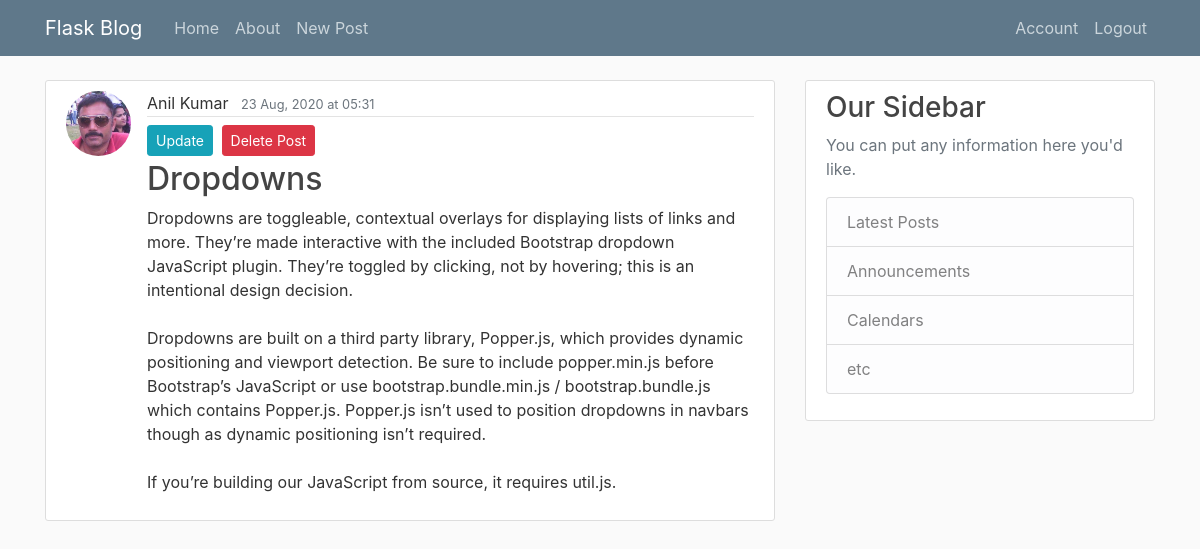
/post/11 (signed in), run on the app's committed database.
### blog/models.py (models this page shows, shortened)
class User (db.Model, UserMixin):
    id = db.Column(db.Integer, primary_key = True)
    username = db.Column(db.String(20), unique = True, nullable = False)
    email = db.Column(db.String(120), unique=True, nullable=False)
    image_file = db.Column(db.String(20), nullable=False, default = 'default.jpg')
    password = db.Column(db.String(60), nullable=False)
    posts = db.relationship('Post', backref = 'author', lazy = True)

class Post(db.Model):
    id = db.Column('post_id', db.Integer, primary_key=True)
    title = db.Column(db.String(120),  nullable=False)
    date_posted = db.Column(db.DateTime, nullable=False, default = datetime.utcnow)
    contents = db.Column(db.Text, nullable = False)
    user_id = db.Column(db.Integer, db.ForeignKey('user.id'), nullable = False)

### blog/routes.py (the view)
@app.route('/post/<int:post_id>')
@login_required
def post(post_id):
    post = Post.query.get_or_404(post_id)
    return render_template('post.html', title=post.title, post = post, date_format=date_format)

### blog/models.py (called while the page is built)
@login_manager.user_loader
def load_user(user_id):
    return User.query.get(int(user_id))

### blog/routes.py (called while the page is built)
def date_format(mydate):
    mydate = mydate.replace(tzinfo=pytz.UTC)
    mydate = mydate.replace(tzinfo=pytz.UTC)
    return mydate.astimezone(tzlocal()).strftime('%d %b, %Y at %H:%M')

### blog/templates/post.html (shortened to what this page needs)
{% extends "layout.html" %}
{% block content %}
<article class="media content-section">
    <img class="rounded-circle article-img"
         src="{{ url_for('static', filename='profile_pics/' + post.author.image_file) }}">
    <div class="media-body">
        <div class="article-metadata">
            <a class="mr-2">{{ post.author.username }}</a>
            <small class="text-muted">{{ date_format(post.date_posted) }}</small>
        </div>
        <a class="btn btn-info btn-sm mt-1 mb-1" href="{{ url_for('update_post', post_id=post.id)  }}">Update</a>
        <button type="button" class="btn btn-danger btn-sm m-1" data-toggle="modal" data-target="#deleteModal">
            Delete Post
        </button>
        <h2><a class="article-title">{{ post.title }}</a></h2>
        <p class="article-content">{{ post.contents }}</p>
    </div>
</article>
{% endblock %}

### blog/static/main.css (style rules this page uses)
body { background: #fafafa; color: #333333; margin-top: 5rem; }
h1, h2, h3, h4, h5, h6 { color: #444444; }
.content-section { background: #ffffff; padding: 10px 20px; border: 1px solid #dddddd; border-radius: 3px; margin-bottom: 20px; }
.article-title { color: #444444; }
.article-content { white-space: pre-line; }
.article-img { height: 65px; width: 65px; margin-right: 16px; }
.article-metadata { padding-bottom: 1px; margin-bottom: 4px; border-bottom: 1px solid #e3e3e3 }

### data on the page
User: image_file (picture), author.username "Anil Kumar"
Post: date_posted "23 Aug, 2020 at 05:31", title "Dropdowns", contents "Dropdowns are toggleable, contextual overlays for displaying lists of links and more. They’re made interactive with the included Bootstrap dropdown JavaScript plugin. They’re toggled by clicking, not by hovering; this is an intentional design decision. Dropdowns are built on a third party library, Popper.js, which provides dynamic positioning and viewport detection. Be sure to include popper.min.js before Bootstrap’s JavaScript or use bootstrap.bundle.min.js / bootstrap.bundle.js which contains Popper.js. Popper.js isn’t used to position dropdowns in navbars though as dynamic positioning isn’t required. If you’re building our JavaScript from source, it requires util.js."
